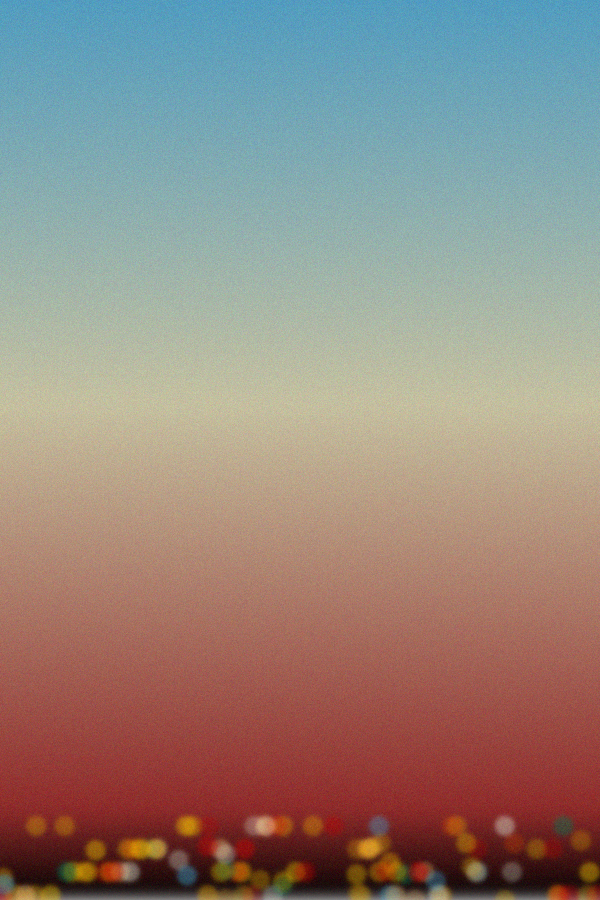
Frame 1 (no input)
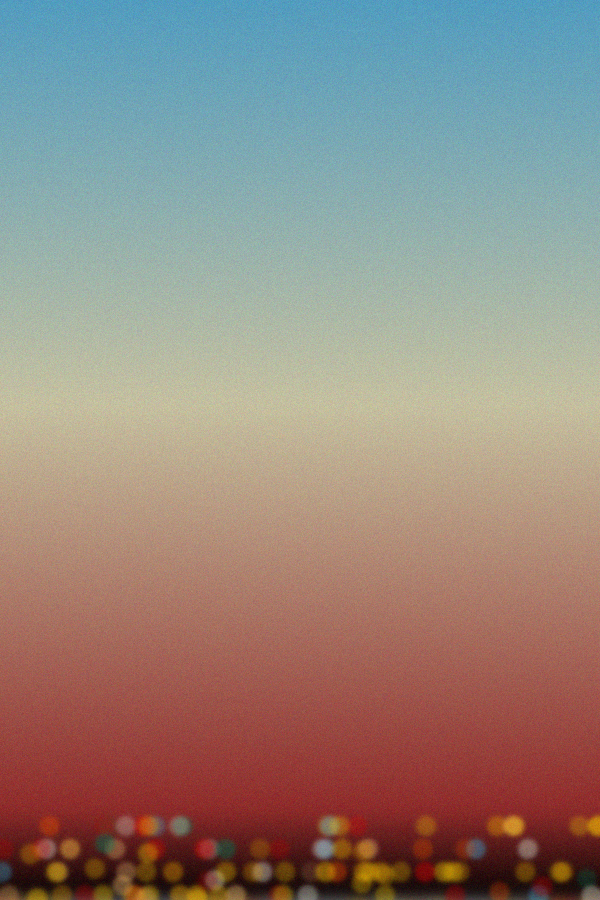
Frame 2 (the mouse pressed at the canvas centre, redrawn once)

The p5.js sketch that drew these frames (run headless with seeded random() and noise() and a simulated clock; the mouse was pressed at the canvas centre and the sketch redrawn once):

// p5.js sketch
// ── sketch.js
const NOISE_DIFF = 20;

function setup() {
  createCanvas(600, 900);
  pixelDensity(2);
  noLoop();
}

function draw() {
  let topColor = color("#529cbf");
  let middleColor = color("#c5c0a0");
  let lowerMiddleColor = color("#8f2b2a");
  let bottomColor = color(0);

  // Loop through every pixel row
  for (let y = 0; y < height; y++) {
    let inter = 0;
    if (y < height * 0.45) {
      // Transition from topColor to middleColor in the top 45%
      inter = map(y, 0, height * 0.45, 0, 1);
      let c = lerpColor(topColor, middleColor, inter);
      stroke(c);
    } else if (y < height * 0.9) {
      // Transition from middleColor to lowerMiddleColor between 45% and 90%
      inter = map(y, height * 0.45, height * 0.9, 0, 1);
      let c = lerpColor(middleColor, lowerMiddleColor, inter);
      stroke(c);
    } else {
      // Transition from lowerMiddleColor to black at the bottom 10%
      inter = map(y, height * 0.9, height, 0, 1);
      let c = lerpColor(lowerMiddleColor, bottomColor, inter);
      stroke(c);
    }
    line(0, y, width, y); // Draw each row as a line
  }

  // Apply a blur effect of 6 pixels
  filter(BLUR, 6);

  // Predefined circle colors
  let circleColors = [
    "#ffb500",
    "#c70000",
    "#4ab4e2",
    "#007a57",
    "#e60000",
    "#e89e00",
    "#ffb600",
    "#ecf3df",
    "#ecf3df",
    "#ffc878",
    "#ffc878",
    "#b80000",
    "#e94e00",
    "#e6ad00",
    "#ffcd00",
    "#ffcd00",
    "#ffcd00",
    "#ffcd00",
    "#ffcd00",
  ];

  // Add 100 circles using predefined colors
  for (let i = 0; i < 100; i++) {
    let x;
    if (random() > 0.2) {
      x = height - 5 - 23 * int(random(4));
    } else {
      x = height - random(60);
    }
    noStroke();
    let col = circleColors[i % circleColors.length]; // Cycle through the colors
    fill(col + str(floor(random(40, 70)))); // Adding alpha for transparency
    ellipse(random(width), x, 20);
  }

  // Apply a blur effect of 2 pixels
  filter(BLUR, 2);

  addNoise();
}

function addNoise() {
  // Add noise to the image
  loadPixels();
  // for (let i = 0; i < width; i++) {
  //   for (let j = 0; j < height; j++) {
  for (let i = 0; i < width; i++) {
    for (let j = 0; j < height * 4; j++) {
      let index = (i + j * width) * 4;
      let r = pixels[index];
      let g = pixels[index + 1];
      let b = pixels[index + 2];

      // Add noise to the color values
      r += random(-NOISE_DIFF, NOISE_DIFF);
      g += random(-NOISE_DIFF, NOISE_DIFF);
      b += random(-NOISE_DIFF, NOISE_DIFF);

      pixels[index] = r;
      pixels[index + 1] = g;
      pixels[index + 2] = b;
    }
  }
  updatePixels();
}
